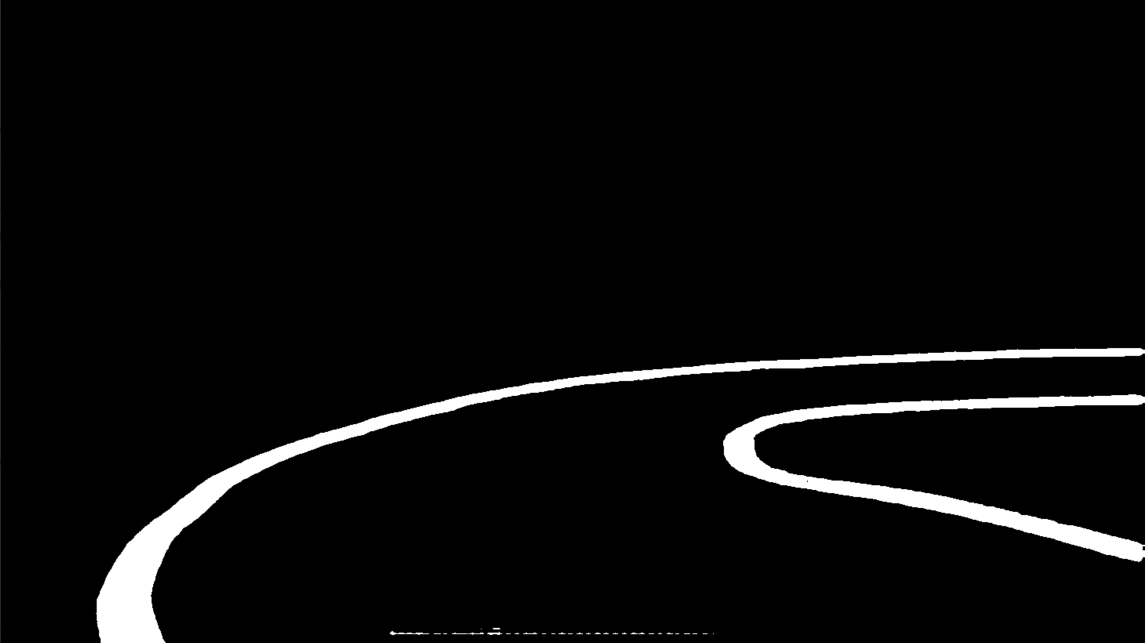
#> input picture test1.png, 2289 x 1286 px, given in place of myDemoVideo.mp4, which was not available (shown at 1/2 size)
$ python PerspectiveView.py
#> lines starting #> are read from the running program, lines starting #| are printed output that depends on the picture; after the words box and inside, x2 and y2 are one past the last pixel; in counts of white or black regions, pixels touching at a corner belong together; pictures that were not available may be replaced by others from this repository, and a replacement may not be noted
import cv2
import numpy as np

def get_sam_mask(frame):
    """
    Placeholder for SAM segmentation.
    In your actual implementation, replace this with a call to SAM
    that returns a binary mask (e.g., track pixels=255, background=0).
    For demonstration, we convert the image to grayscale and threshold it.
    """
    gray = cv2.cvtColor(frame, cv2.COLOR_BGR2GRAY)
    # This threshold is arbitrary. SAM's output would be your binary segmentation mask.
    _, mask = cv2.threshold(gray, 127, 255, cv2.THRESH_BINARY)
    return mask

# Open your video file
vidcap = cv2.VideoCapture("myDemoVideo.mp4")
success, image = vidcap.read()
#> image is the input picture: shape (1286, 2289, 3); mean B, G, R 10, 10, 10

while success:
    success, image = vidcap.read()
    if not success:
        break

    # Resize the frame for consistency
    frame = cv2.resize(image, (640, 480))
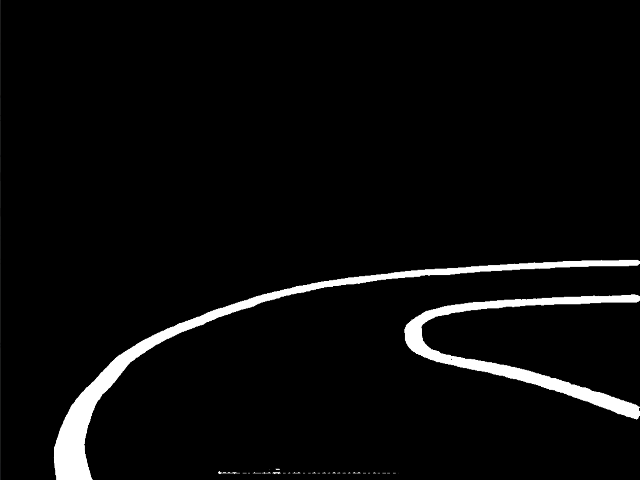
#> frame: shape (480, 640, 3); mean B, G, R 10, 10, 10

    # Get segmentation mask from SAM (simulated here)
    sam_mask = get_sam_mask(frame)
#> in get_sam_mask, `_, mask = cv2.threshold(gray, 127, 255, cv2.THRESH_BINARY)`:
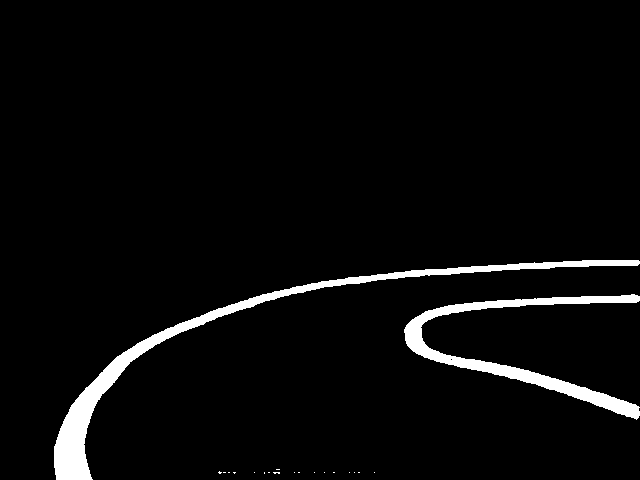
#> mask: shape (480, 640); 3.9% white; 20 white regions (18 under 20 px), largest, box (x1, y1, x2, y2) and area: (54, 260, 640, 480) 7045, (404, 294, 640, 420) 4860

    # --- Perspective Transformation Parameters ---
    # Define source points (from your original image)
    tl = (222, 387)  # top-left
    bl = (70, 472)   # bottom-left
    tr = (400, 380)  # top-right
    br = (538, 472)  # bottom-right

    # (Optional) Draw these points on the original frame for visualization
    for point in [tl, bl, tr, br]:
        cv2.circle(frame, point, 5, (0, 0, 255), -1)
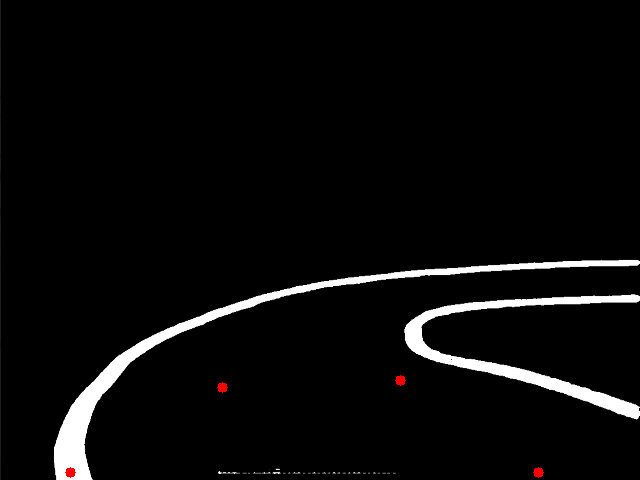
#> frame: shape (480, 640, 3); 0.11% of pixels changed, all inside (x1, y1, x2, y2) = (65, 375, 544, 478)

    # Define destination points for a bird’s-eye view
    pts1 = np.float32([tl, bl, tr, br])
    pts2 = np.float32([[0, 0], [0, 480], [640, 0], [640, 480]])

    # Compute the transformation matrix and apply it
    matrix = cv2.getPerspectiveTransform(pts1, pts2)
#> matrix = [[-0.608, -1.09, 556.1], [-0.0862, -2.19, 867.4], [-0.00018, -0.00286, 1]]

    # Apply perspective transform to the SAM mask and the original frame
    transformed_mask = cv2.warpPerspective(sam_mask, matrix, (640, 480))
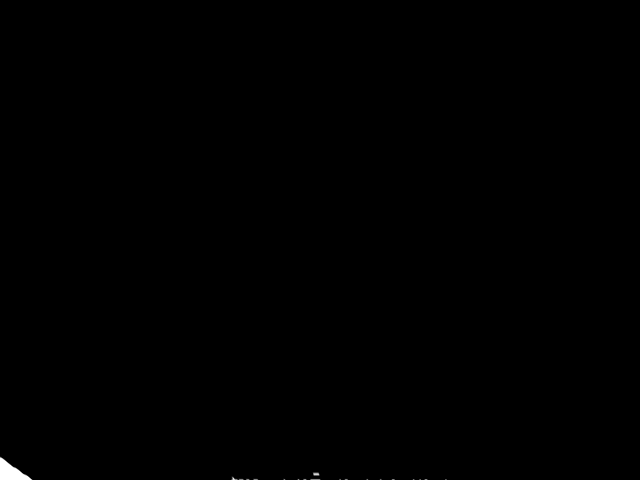
#> transformed_mask: shape (480, 640); min 0, max 255, mean 0.3
    transformed_frame = cv2.warpPerspective(frame, matrix, (640, 480))

    # Display the results
    cv2.imshow("Original Frame", frame)
    cv2.imshow("SAM Mask", sam_mask)
    cv2.imshow("Transformed Mask", transformed_mask)
    cv2.imshow("Transformed Frame", transformed_frame)

    if cv2.waitKey(1) == 27:  # ESC key to exit
#> (key Esc is pressed here)
        break

vidcap.release()
cv2.destroyAllWindows()

$ run again, on test2.png
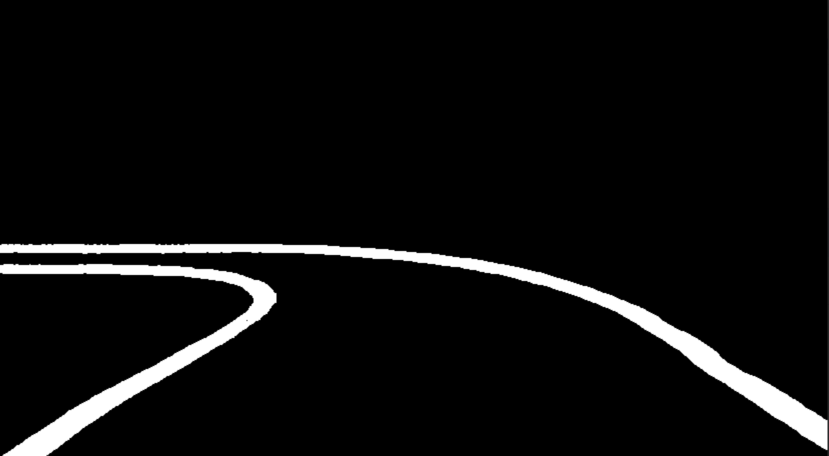
#> input picture test2.png, 1658 x 911 px, given in place of myDemoVideo.mp4, which was not available (shown at 1/2 size)
#> image is the input picture: shape (911, 1658, 3); mean B, G, R 13.3, 13.3, 13.3
#> mask: shape (480, 640); 5.2% white; 2 white regions, box (x1, y1, x2, y2) and area: (0, 257, 639, 474) 9371, (0, 278, 213, 480) 6711
#> after the loop `for point in [tl, bl, tr, br]:`:
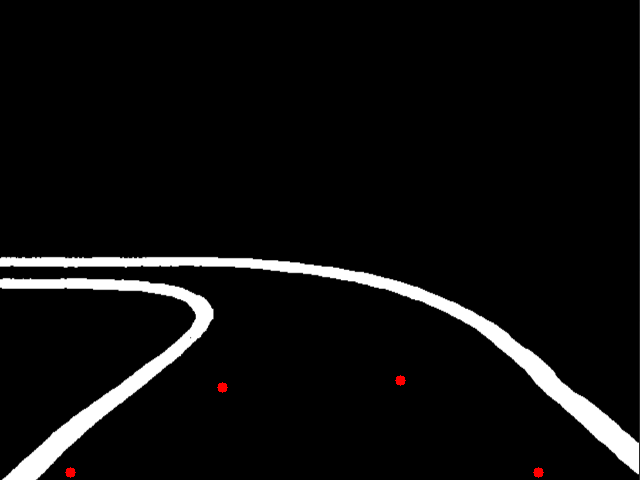
#> frame: shape (480, 640, 3); mean B, G, R 13.2, 13.2, 13.5
#> matrix = [[-0.608, -1.09, 556.1], [-0.0862, -2.19, 867.4], [-0.00018, -0.00286, 1]]
#> transformed_mask: shape (480, 640); every value is 0
#> `transformed_frame = cv2.warpPerspective(frame, matrix, (640, 480))`:
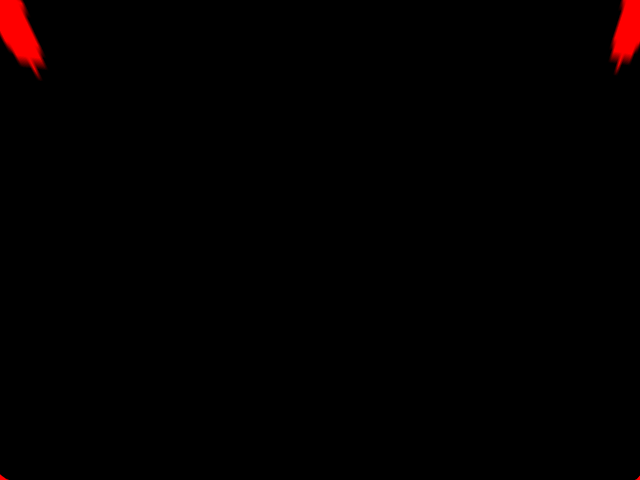
#> transformed_frame: shape (480, 640, 3); mean B, G, R 0, 0, 2.6
